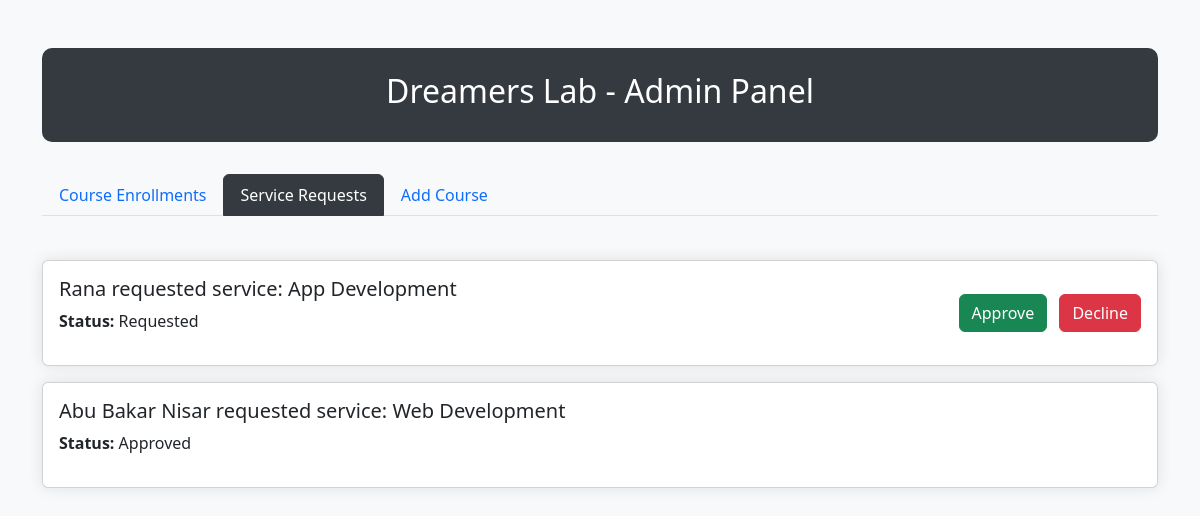
Page /Dreamerslab/admin.php?tab=services on the committed database.
### tables this page shows
CREATE TABLE `service` (
  `id` int(11) NOT NULL,
  `name` varchar(100) NOT NULL,
  `email` varchar(100) NOT NULL,
  `phone` varchar(20) NOT NULL,
  `project_type` varchar(50) NOT NULL,
  `project_details` text NOT NULL,
  `budget` varchar(50) NOT NULL,
  `timeline` varchar(100) NOT NULL,
  `user_id` int(11) DEFAULT NULL,
  `created_at` timestamp NOT NULL DEFAULT current_timestamp(),
  `status` enum('Requested','Approved','Declined') NOT NULL
);

CREATE TABLE `user` (
  `id` int(11) NOT NULL,
  `name` varchar(256) NOT NULL,
  `email` varchar(256) NOT NULL,
  `password` varchar(256) NOT NULL,
  `profile_img` varchar(256) DEFAULT NULL,
  `gender` enum('Male','Female','Other') DEFAULT NULL
);

### Dreamerslab/includes/backend.php (called while the page is built, shortened)
<?php
include 'connection.php';
$active_tab = isset($_GET['tab']) ? $_GET['tab'] : 'enrollments';
$services = $conn->query("SELECT s.id, u.id as user_id, u.name, s.project_type, s.project_details, s.status
                          FROM service s
                          JOIN user u ON s.user_id = u.id
                          ORDER BY s.status, s.id DESC");
?>

### Dreamerslab/admin.php (the view, shortened to what this page needs)
<?php
include 'includes/backend.php';
?>
<!DOCTYPE html>
<html lang="en">
<head>
    <link href="https://cdn.jsdelivr.net/npm/bootstrap@5.3.0/dist/css/bootstrap.min.css" rel="stylesheet">
    <link rel="stylesheet" href="style/admin_style.css">
   </head>
<body class="bg-light"></body>
<div class="container mt-5">
    <div class="admin-header text-center">
        <h2>Dreamers Lab - Admin Panel</h2>
    </div>
    <ul class="nav nav-tabs mb-4" id="adminTabs" role="tablist">
        <li class="nav-item" role="presentation">
            <a class="nav-link <?= $active_tab === 'enrollments' ? 'active' : '' ?>"
                href="admin.php?tab=enrollments">Course Enrollments</a>
        </li>
        <li class="nav-item" role="presentation">
            <a class="nav-link <?= $active_tab === 'services' ? 'active' : '' ?>"
                href="admin.php?tab=services">Service Requests</a>
        </li>
        <li class="nav-item" role="presentation">
            <a class="nav-link <?= $active_tab === 'addcourse' ? 'active' : '' ?>"
                href="admin.php?tab=addcourse">Add Course</a>
        </li>
    </ul>
    <div class="tab-content" id="adminTabsContent">
        <div class="tab-pane fade <?= $active_tab === 'services' ? 'show active' : '' ?>" id="services">
            <?php while ($row = $services->fetch_assoc()): ?>
                <div class="card mb-3">
                    <div class="card-body d-flex justify-content-between align-items-center">
                        <div>
                            <h5><?= htmlspecialchars($row['name']) ?> requested service: <?= htmlspecialchars($row['project_type']) ?></h5>
                            <p>
                                <strong>Status:</strong>
                                <span class="status-badge status-<?= strtolower($row['status']) ?>">
                                    <?= ucfirst($row['status']) ?>
                                </span>
                            </p>
                        </div>
                        <div>
                            <?php if ($row['status'] === 'Requested'): ?>
                                <a href="includes/service_status.php?id=<?= $row['id'] ?>&action=Approved&user_id=<?= $row['user_id'] ?>" class="btn btn-success me-2">Approve</a>
                                <a href="includes/service_status.php?id=<?= $row['id'] ?>&action=Decline&user_id=<?= $row['user_id'] ?>" class="btn btn-danger">Decline</a>
                            <?php endif; ?>
                        </div>
                    </div>
                </div>
            <?php endwhile; ?>
        </div>
    </div>
    </body>
</html>

### Dreamerslab/style/admin_style.css (style rules this page uses)
.card { box-shadow: 0 0 15px rgba(0, 0, 0, 0.1); }
.nav-tabs .nav-link.active { background-color: #343a40; color: white; border-color: #343a40; }
.admin-header { background-color: #343a40; color: white; padding: 1.5rem; border-radius: 10px; margin-bottom: 2rem; }
.tab-content { padding: 20px 0; }

### rows in the picture
service: user.name "Rana", project_type "App Development", status "Requested"
service: user.name "Abu Bakar Nisar", project_type "Web Development", status "Approved"
